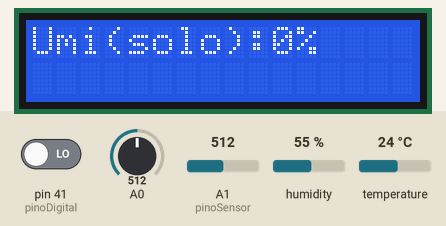
Recording of a sketch running on a simulated Arduino Mega 2560, built with avr-gcc and run on an emulated ATmega2560. Parts: 16×2 character LCD. Inputs (shaded band) come from the test bench; at power-on: A0 = 512, pin 41 (pinoDigital) LOW, A1 (pinoSensor) = 512, humidity 55 %, temperature 24 °C.

Above: at 2.6 s.
2.7 s: A0 set to 610
At 3.9 s:
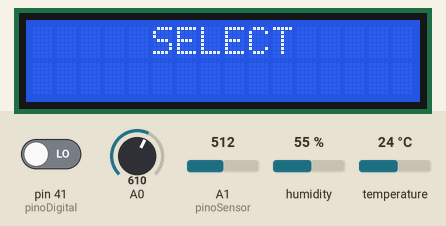
4.2 s: A0 set to 390
At 5.4 s:
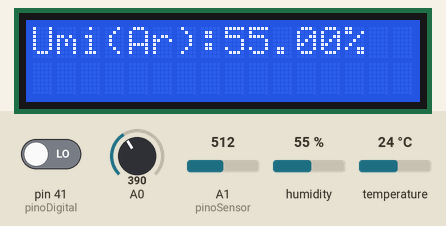
5.7 s: A0 set to 190
At 6.5 s:
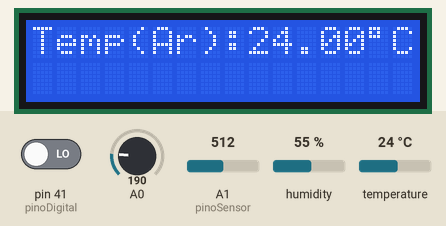
7.2 s: A0 set to 70
At 7.6 s:
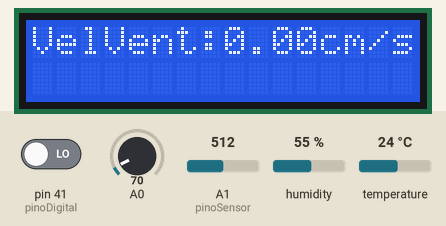
8.7 s: A0 set to 716
At 9.9 s:
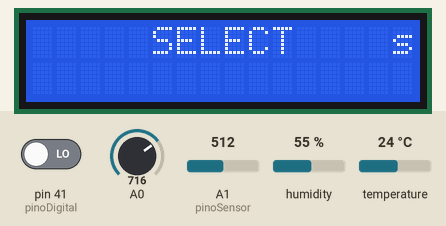
10.2 s: A0 set to 608
11.7 s: A0 set to 592
At 12.3 s:
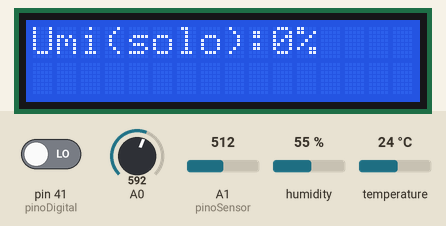
Timing chart, 0 to 14.2 s (numbered marks = the images above; inputs shaded):
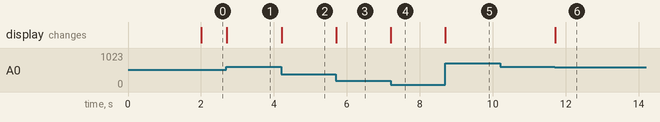

Measured:
- the behaviour switches between 600 and 599 on A0 (found by bisection; images 5 and 6)
- after the input at 2.7 s, the display: changes at once (image 1)
- after the input at 4.2 s, the display: changes at once (image 2)
- after the input at 5.7 s, the display: changes at once (image 3)
- after the input at 7.2 s, the display: changes at once (image 4)
- after the input at 8.7 s, the display: changes at once (image 5)
- after the input at 10.2 s, every drawn part: stays the same
- after the input at 11.7 s, the display: changes at once (image 6)

The sketch:

EstMet.ino
```cpp
/*
                                                         UNIVERSIDADE FEDERAL DO PAMPA

ALUNOS: Eduarda Menezes da Silveira & Fernando Antônio Alves Bertoldi
PROFESSOR: Julio Saracol Domingues Junior

                                                             Estação Metereológica
*/

#define BLYNK_TEMPLATE_ID "Seu ID"
#define BLYNK_DEVICE_NAME "Estação Meteorológica"
#define BLYNK_AUTH_TOKEN "Seu token"
#define BLYNK_PRINT Serial
#include <SPI.h>
#include <Ethernet.h>
#include <BlynkSimpleEthernet.h>
#include <TimerOne.h>
#include <LiquidCrystal.h>   //iNCLUSÃO DA BIBLIOTECA DO DISPLAY LCD
#include "DHT.h"            //INCLUSÃO DA BIBLIOTECA DO SENSOR
#define DHTTYPE DHT22      //DHT22 sensor is used
#define DHTPIN 40          //PINO DIGITAL UTILIZADO PELO DHT22
#define RATIO 11.93
DHT dht(DHTPIN, DHTTYPE);//Inicia a biblioteca DHT
const int pinoSensor = A1; //PINO UTILIZADO PELO SENSOR
int valorLido; //VARIÁVEL QUE ARMAZENA O PERCENTUAL DE UMIDADE DO SOLO
int analogSoloSeco = 500; //VALOR MEDIDO COM O SOLO SECO (VOCÊ PODE FAZER TESTES E AJUSTAR ESTE VALOR)
int analogSoloMolhado = 450; //VALOR MEDIDO COM O SOLO MOLHADO (VOCÊ PODE FAZER TESTES E AJUSTAR ESTE VALOR)
int percSoloSeco = 0; //MENOR PERCENTUAL DO SOLO SECO (0% - NÃO ALTERAR)
int percSoloMolhado = 100; //MAIOR PERCENTUAL DO SOLO MOLHADO (100% - NÃO ALTERAR)
int pinoAnalogico = A2; //PINO ANALÓGICO (MEDE A INTENSIDADE DO CAMPO MAGNÉTICO)
int pinoDigital = 41; //PINO DIGITAL (DETECTA A PRESENÇA DO CAMPO MAGNÉTICO)
int counter   = 0; //acumulador
char auth[] = BLYNK_AUTH_TOKEN;
// PINOS UTILIZADOS PELOS MÓDULOS DO LCD (RS, E, D4, D5, D6, D7)
LiquidCrystal lcd(38, 39, 34, 35, 36, 37);
uint32_t timer0 = 0;
uint32_t timer1 = 0;
uint32_t timer2 = 0;
uint32_t timer3 = 0;
bool go = false;
float anemometer = 0; //velocidade

void meter(){
    //interrupcao a cada 2segs, portanto divide o tempo
    //para ter cm/s
    anemometer = (counter * RATIO)/2;
    counter    = 0;
    go         = true;
}

BlynkTimer timer;

BLYNK_WRITE(V0){

   int value = param.asInt();
  digitalWrite(dht.readTemperature(),value);

}

BLYNK_WRITE(V1){

   int value = param.asInt();
  digitalWrite(dht.readHumidity(),value);

}

BLYNK_WRITE(V2){

   int value = param.asInt();
  digitalWrite(valorLido,value);

}

BLYNK_WRITE(V3){

   int value = param.asInt();
  digitalWrite(anemometer,value);

}

void setup(){


 Timer1.initialize(1000000);
 Timer1.attachInterrupt(meter);
 pinMode(pinoAnalogico, INPUT); //DEFINE O PINO COMO ENTRADA
 pinMode(pinoDigital, INPUT); //DEFINE O PINO COMO ENTRADA
 lcd.begin(16,2); //SETA A QUANTIDADE DE COLUNAS(16) E O NÚMERO DE LINHAS(2) DO DISPLAY. EM SUMA: UMA MATRIZ DE 16 COLUNAS E 2 LINHAS
 lcd.setCursor(0,0); //SETA A POSIÇÃO EM QUE O CURSOR INCIALIZA(LINHA 1)
 lcd.print("Estacao Met.."); //ESCREVE A FRASE "APERTOU A TECLA" NA PRIMEIRA LINHA DO DISPLAY LCD
 dht.begin();
 //Blynk.begin(auth);
}

void loop(){

 //Blynk.run();

 lcd.setCursor(0,0); //SETA A POSIÇÃO EM QUE O CURSOR RECEBE O TEXTO A SER MOSTRADO(LINHA 2)

 if ((analogRead(0)) < 80) { //SE A LEITURA DO PINO FOR MENOR QUE 80, FAZ

    //lcd.clear(); // limpa a tela do display

     if(digitalRead(pinoDigital) == HIGH){
        counter += 1;
        delay(80);
    }

    if(go){

      Serial.print(" Centimetros por segundo: ");
      Serial.print(anemometer);
      Serial.println(" cm/s");
      lcd.setCursor(0,0); // Define o cursor na posição de início
      lcd.print("VelVent:");
      lcd.print(anemometer);
      lcd.print("cm/s");

      go = false;
    }

 }
 else if ((analogRead(0)) < 200) { //SE A LEITURA DO PINO FOR MENOR QUE 200, FAZ

    if(millis() - timer1>= 2000)  {  // Executa 1 vez a cada 2 segundos
    lcd.clear(); // limpa a tela do display
    // Exibe no monitor o valor da temperatura
    Serial.print("Temperatura = ");
    Serial.print(dht.readTemperature());
    Serial.print(" Celsius  ");

    // Exibe no display LCD o valor da temperatura
    lcd.setCursor(0,0); // Define o cursor na posição de início
    lcd.print("Temp(Ar):");
    lcd.print(dht.readTemperature());
    lcd.write(B11011111); // Imprime o símbolo de grau
    lcd.print("C");

    timer1 = millis(); // Atualiza a referência
  }

 }
 else if ((analogRead(0)) < 400){ //SE A LEITURA DO PINO FOR MENOR QUE 400, FAZ


    if(millis() - timer0>= 2000)  {  // Executa 1 vez a cada 2 segundos
    lcd.clear(); // limpa a tela do display
    // Exibe no monitor o valor de umidade
    Serial.print("Umidade = ");
    Serial.print(dht.readHumidity());
    Serial.println(" %  ");

    // Exibe no display LCD o valor da humidade
    lcd.setCursor(0,0); // Define o cursor na posição de início
    lcd.print("Umi(Ar):");
    lcd.print(dht.readHumidity());
    lcd.print("%");

    timer0 = millis(); // Atualiza a referência
  }

 }
 else if ((analogRead(0)) < 600){ //SE A LEITURA DO PINO FOR MENOR QUE 600, FAZ

  if(millis() - timer2>= 2000)  {  // Executa 1 vez a cada 2 segundos

    lcd.clear(); // limpa a tela do display
    valorLido = constrain(analogRead(pinoSensor),analogSoloMolhado,analogSoloSeco); //MANTÉM valorLido DENTRO DO INTERVALO (ENTRE analogSoloMolhado E analogSoloSeco)
    valorLido = map(valorLido,analogSoloMolhado,analogSoloSeco,percSoloMolhado,percSoloSeco); //EXECUTA A FUNÇÃO "map" DE ACORDO COM OS PARÂMETROS PASSADOS
    Serial.print("Umidade do solo: "); //IMPRIME O TEXTO NO MONITOR SERIAL
    Serial.print(valorLido); //IMPRIME NO MONITOR SERIAL O PERCENTUAL DE UMIDADE DO SOLO
    Serial.println("%"); //IMPRIME O CARACTERE NO MONITOR SERIAL
    lcd.setCursor(0,0); // Define o cursor na posição de início
    lcd.print("Umi(solo):");
    lcd.print(valorLido);
    lcd.print("%");

    timer2 = millis(); // Atualiza a referência

  }

 }

 else if ((analogRead(0)) < 800){ //SE A LEITURA DO PINO FOR MENOR QUE 800, FAZ

  lcd.print ("     SELECT    "); //ESCREVE NO LCD O TEXTO

 }

}
```
